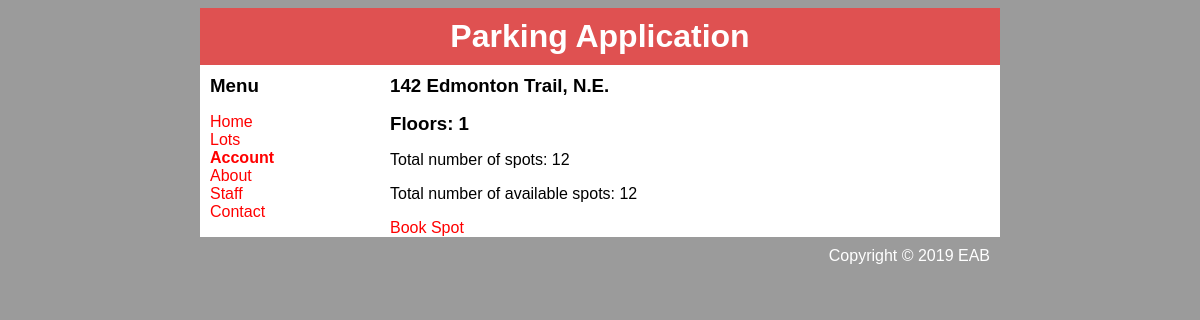
The page /parkinglots.php?id=2384 on the database its author committed.
### tables this page shows
CREATE TABLE `lot_location` (
  `lot_id` int(5) NOT NULL,
  `location` varchar(30) NOT NULL
);

CREATE TABLE `parking_lot` (
  `lot_id` int(5) NOT NULL,
  `num_floors` int(2) NOT NULL,
  `num_available` int(4) NOT NULL,
  `num_total` int(4) NOT NULL
);

### parkinglots.php (the view, shortened to what this page needs)
<?php
    if(isset($_GET['id'])){
      $ID = mysqli_real_escape_string ($conn, $_GET['id']);
      $sql = "SELECT * FROM parking_lot WHERE lot_id = $ID;";
      $result = mysqli_query ($conn, $sql) or die ("Bad query: $sql");
      $row = mysqli_fetch_array($result);
      $sql2 = "SELECT * FROM lot_location WHERE lot_id = $ID;";
      $result2 = mysqli_query ($conn, $sql2) or die ("Bad query: $sql2");
      $row2 = mysqli_fetch_array($result2);
    }
?>
<!DOCTYPE html>
<html>
  <head>
  </head>
  <body>
    <div id="container">
      <div id="header">
        <h1>Parking Application</h1>
        <link rel="stylesheet" type="text/css" href="design.css" />
      </div>
      <div id="content">
        <div id="nav">
          <h3>Menu</h3>
            <ul>
              <li><a href="index.html">Home</a></li>
              <li><a href="lots.php">Lots</a></li>
              <li><a class="selected" href="login.php">Account</a></li>
              <li><a href="about.html">About</a></li>
			  <li><a href="login_staff.php">Staff</a></li>
              <li><a href="contact.html">Contact</a></li>
            </ul>
        </div>
        <div id="main">
        <h3><?php echo $row2['location'] ?></h3>
        <h3>Floors: <?php echo $row['num_floors'] ?></h3>
          <p>Total number of spots: <?php echo $row['num_total'] ?></p>
          <p>Total number of available spots: <?php echo $row['num_available'] ?></p>
          <?php
echo "<a href=bookspot.php?ID = {?row2 ['lot_id']}> Book Spot</a>";
?>
         </div>
      </div>
      <div id="footer">
        Copyright &copy; 2019 EAB
      </div>
    </div>
  </body>
</html>

### design.css (style rules this page uses)
body { background-color: #9B9B9B; font-family: Helvetica, Arial, sans-sans-serif; }
a { text-decoration: none; color: red; }
h1, h2, h3 { margin: 0; }
#container { background-color: white; width: 800px; margin-left: auto; margin-right: auto; }
#header { background-color: #DF5151; color: white; text-align: center; padding: 10px; }
#content { padding: 10px; }
#nav { float: left; width: 180px; }
#nav ul { list-style-type: none; padding: 0; }
#nav .selected { font-weight: bold; }
#main { float: right; width: 600px; }
#footer { text-align: right; color: white; padding: 10px; clear: both; background-color: #9B9B9B; }

### rows shown on the page
lot_location: location "142 Edmonton Trail, N.E."
parking_lot: num_floors "1", num_total "12", num_available "12"
